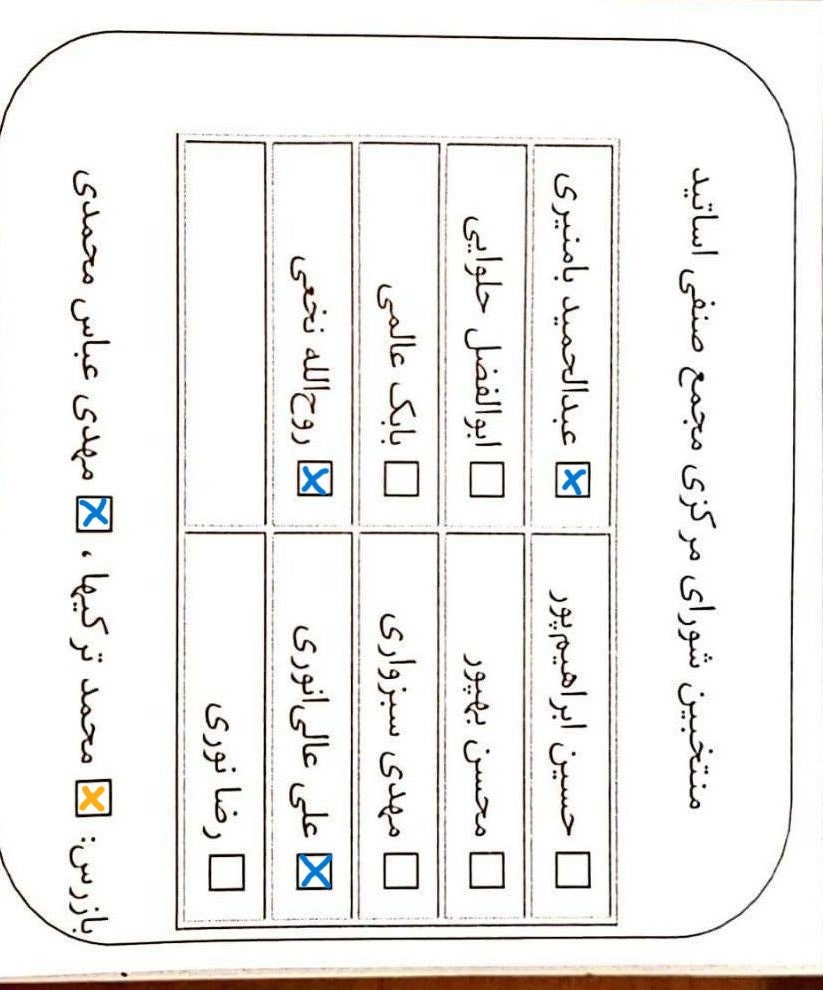
#> input picture docs/figures/step_1_loaded_image.jpg, 823 x 990 px; its folder holds only this picture in this run
$ python make_figures.py
#> lines starting #> are read from the running program, lines starting #| are printed output that depends on the picture
"""Build the README figures from the pipeline step images and labeled results."""
from pathlib import Path

import matplotlib.pyplot as plt
import numpy as np
from matplotlib.image import imread

ROOT = Path(__file__).resolve().parent.parent
FIG = ROOT / "docs" / "figures"
BG, FG = "#0d1117", "#e6edf3"
plt.rcParams.update({"figure.facecolor": BG, "savefig.facecolor": BG, "text.color": FG})


def grid(images, titles, out, cols, size, rotate=0):
#> called with out = 'pipeline.png', cols = 3, size = (15, 9), rotate = 1
    rows = (len(images) + cols - 1) // cols
    fig, axes = plt.subplots(rows, cols, figsize=size)
    for ax in axes.flat:
        ax.axis("off")
    for ax, img, t in zip(axes.flat, images, titles):
        ax.imshow(np.rot90(imread(img), rotate), cmap="gray")
        ax.set_title(t, fontsize=13, color=FG, pad=8)
    fig.tight_layout()
    fig.savefig(FIG / out, dpi=110)
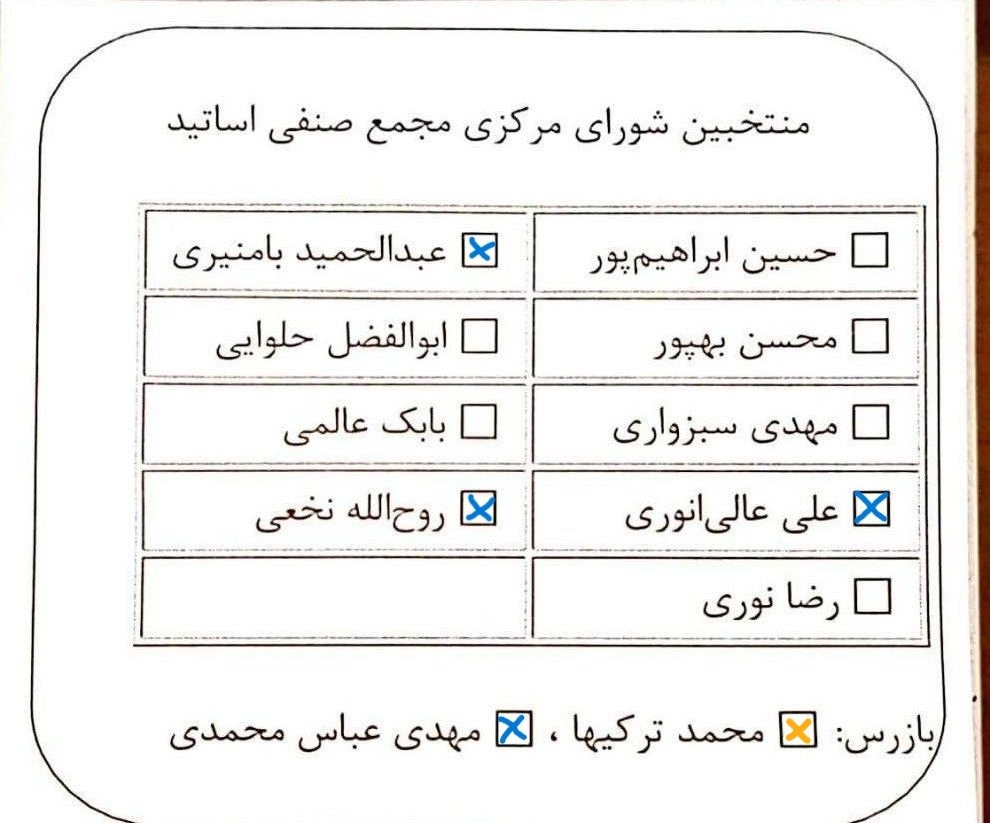
#> shown: shape (823, 990, 3); mean R, G, B 239.5, 238.3, 236.7
    plt.close(fig)


steps = sorted(FIG.glob("step_*.jpg"))
grid(steps, ["1 · Input ballot", "2 · Gaussian blur", "3 · Inverse threshold",
             "4 · External contours", "5 · Square filter (area, aspect, 4 vertices)", "6 · Fill / tick classification"],
     "pipeline.png", 3, (15, 9), rotate=1)  # sample photo was taken sideways; shown upright

labeled = [ROOT / "results" / f"{n}_labeled.jpg" for n in ("vote1", "vote4", "vote5", "vote6")]
grid(labeled, ["#002 · valid", "#004 · valid", "R005 · too many inspectors", "R006 · duplicate image"],
     "results.png", 2, (13, 11))
#> (the run stopped early here; a loop or call above may not have finished)
